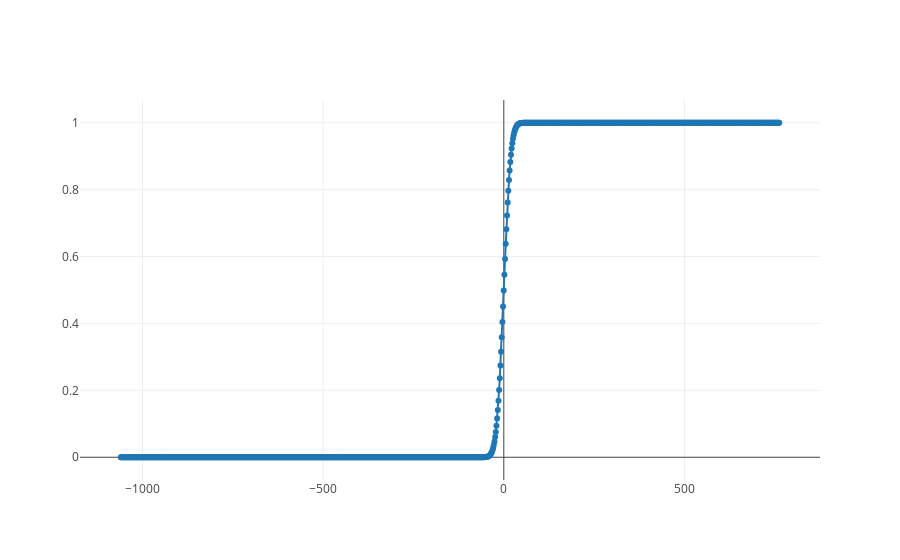

Notebook code cell kept with this figure:
### Code cell
p = norm.cdf(x, mu, std)

trace1 = go.Scatter(
    x = x,
    y = p,
    mode = 'lines+markers',
    name = 'lines+markers'
)

data = [trace1]

# Plot and embed in ipython notebook!
iplot(data, filename='basic-scatter')

### Figure 1 — Plotly figure (JSON) as saved in the notebook; plotly's stock layout.template omitted (floating-point values rounded to 4 significant figures; data arrays with more than 128 entries replaced by an {"elided": "..."} marker saying what was removed)
{"data": [{"mode": "lines+markers", "name": "lines+markers", "type": "scatter", "x": {"elided": "1000 float values"}, "y": {"elided": "1000 float values"}}], "layout": {}}
